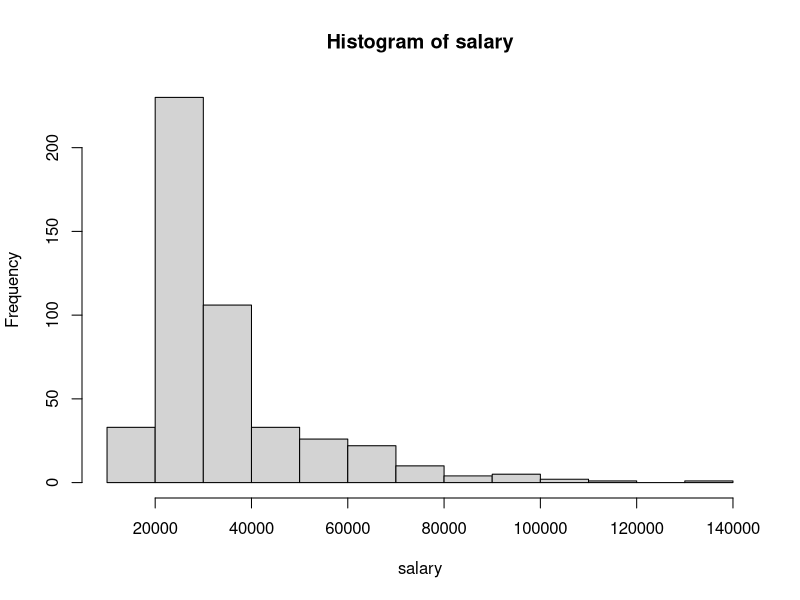
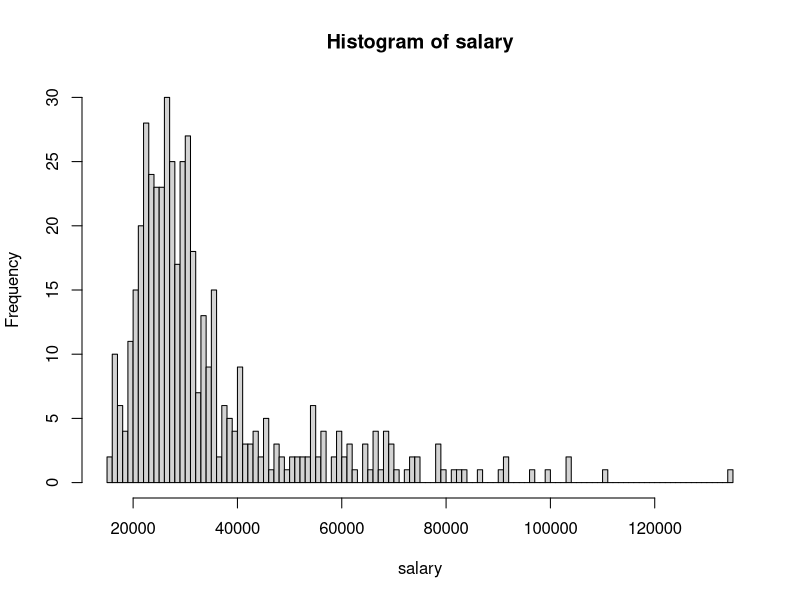
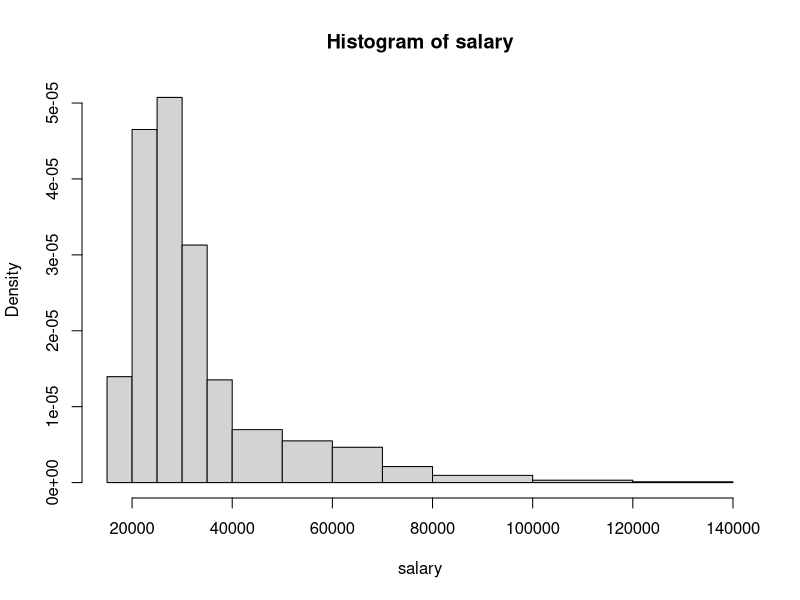
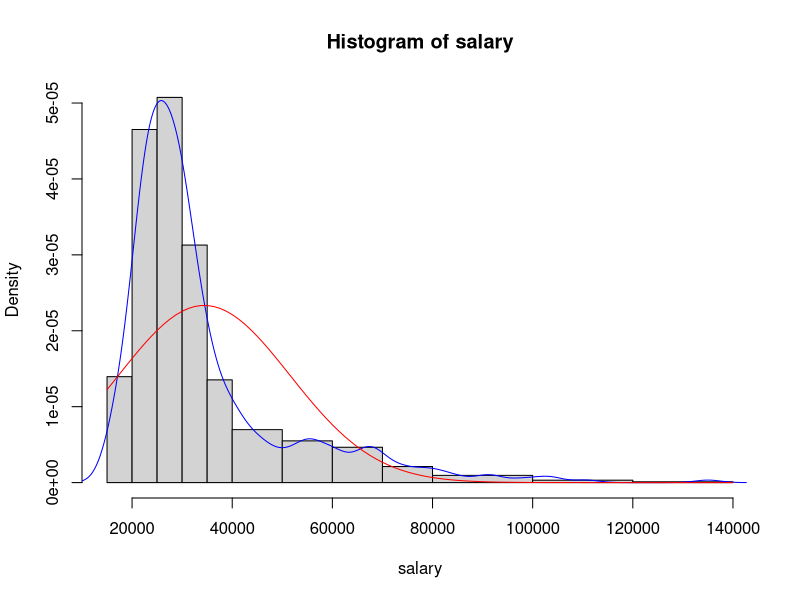
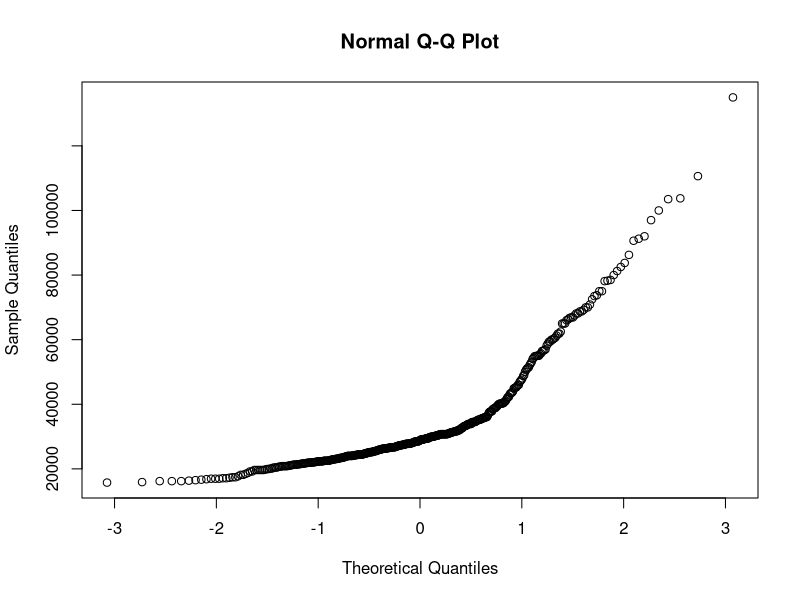
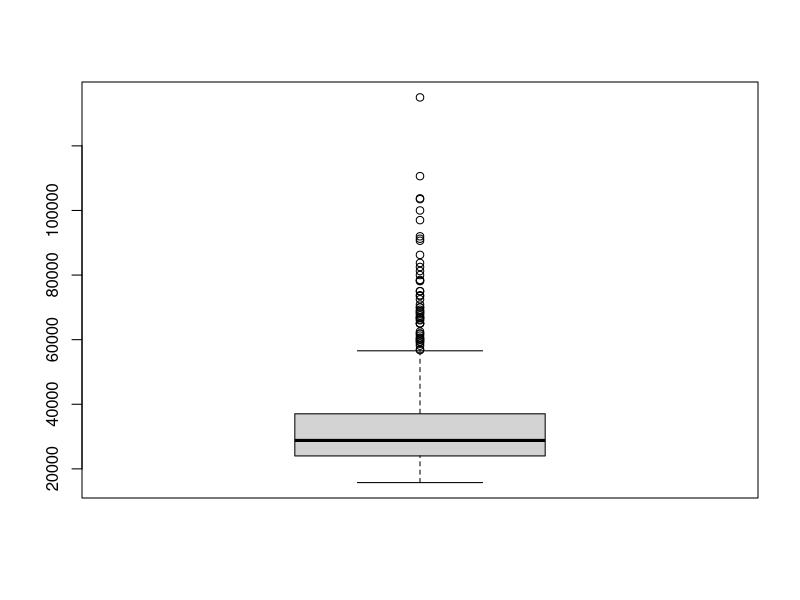
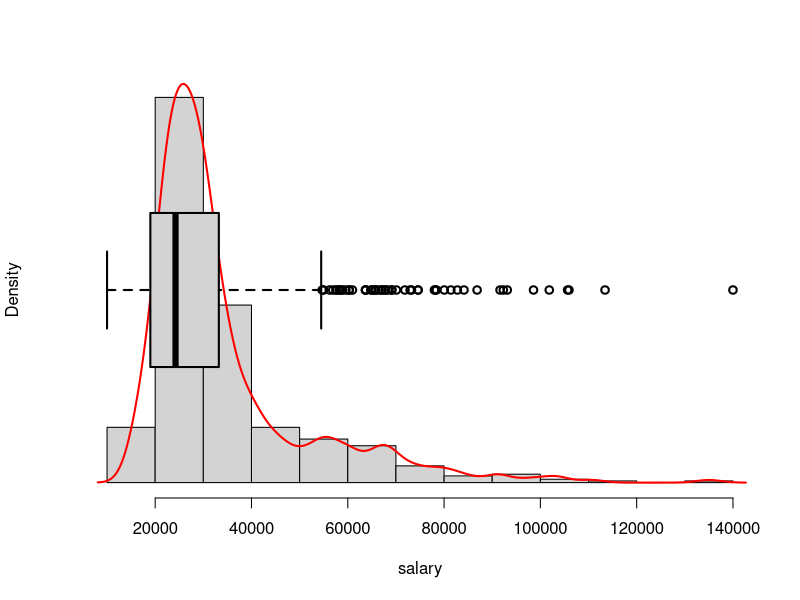
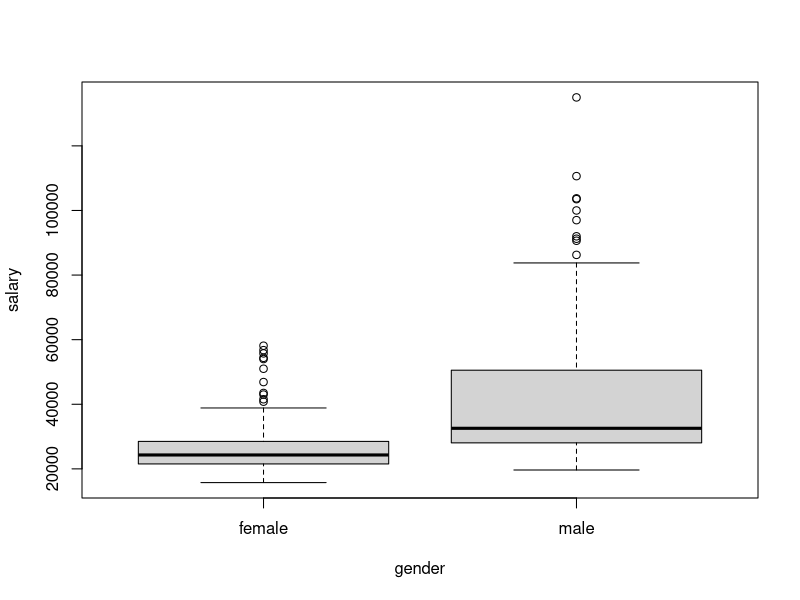

Recreate these plots in R, in order.
#
# ------------------------------------------------------------ VII ----------
#   :::::: P R A C T I C A   7 : :  :   :    :     :        :          :
# ----------------------------------------------------------------------
#
# Autor: Andrés Millán

employee <- read.table(
    "./practicas/csv/Employee.txt",
    header = TRUE,
    colClasses = c(
        "gender" = "factor",
        "jobcat" = "factor",
        "minority" = "factor"
    )
)
employee$gender <- factor(employee$gender, labels = c("female", "male"))
employee
str(employee)

attach(employee)

# --------------------------------------------------------------------------------

hist(salary)

res <- hist(salary, plot = FALSE)
res

hist(salary, breaks = 100)
# puntos de corte para intervalos con distinta amplitud
x1 <- seq(15000, 40000, by = 5000)
x2 <- seq(50000, 80000, by = 10000)
x3 <- seq(100000, 140000, by = 20000)
hist(salary, breaks = c(x1, x2, x3))

hist(salary, breaks = c(x1, x2, x3))
lines(density(salary), col = "blue")

curve(
    dnorm(x, mean = mean(salary), sd = sd(salary)),
    add = TRUE,
    col = "red"
)

# No se ajusta especialmente bien

# --------------------------------------------------------------------------------

qqnorm(salary)

ks.test(salary, pnorm, mean = mean(salary), sd = sd(salary))
shapiro.test(salary)

# --------------------------------------------------------------------------------

boxplot(salary)

summary(salary)

hist(salary, probability = TRUE, main = "", axes = FALSE)
axis(1)
lines(density(salary), col = "red", lwd = 2)
par(new = TRUE) ## Para que el próximo gráfico se superponga al anterior
boxplot(salary, horizontal = TRUE, axes = FALSE, lwd = 2)

boxplot(salary ~ gender)
boxplot(salary ~ minority)
boxplot(salary ~ jobcat)
# A continuación salario con una doble clasificación
boxplot(salary ~ gender * jobcat)

hist(startsal)
boxplot(startsal)
boxplot(salary ~ startsal)

hist(age)
boxplot(age, axes = TRUE)
boxplot(salary ~ age)

# --------------------------------------------------------------------------------

plot(startsal, salary)

mod <- lm(salary ~ startsal)
mod

plot(startsal, salary)
abline(mod, col = "blue")

# --------------------------------------------------------------------------------

plot(age, salary)

# No parece que estén relacionadas linealmente

plot(edu, salary)

# Tampoco se aprecia que haya dependencia lineal, pero podemos intentarlo

abline(lm(salary ~ edu), col = "blue")

# --------------------------------------------------------------------------------

tab <- table(jobcat)
tab

tab.fi <- prop.table(tab)
tab.fi

data.frame(tab, Freq.rel = as.numeric(tab.fi))

barplot(tab)
pie(tab)

# --------------------------------------------------------------------------------

tab <- table(gender)
tab

tab.fi <- prop.table(tab)
tab.fi

data.frame(tab, Freq.rel = as.numeric(tab.fi))
barplot(tab)
pie(tab)

# --------------------------------------------------------------------------------

tab <- table(minority)
tab

tab.fi <- prop.table(tab)
tab.fi

data.frame(tab, Freq.rel = as.numeric(tab.fi))
barplot(tab)
pie(tab)

# --------------------------------------------------------------------------------

tab2 <- table(jobcat, gender)
tab2
addmargins(tab2)

barplot(tab2)

barplot(tab2,
    legend.text = TRUE,
    args.legend = list(x = "topleft", bty = "n"),
    ylim = c(0, 300),
    density = 30,
    col = c("green", "blue", "red"),
    main = "Number of employees by gender and job category"
)

barplot(tab2,
    legend.text = TRUE,
    args.legend = list(x = "top", bty = "n"),
    density = 30,
    col = c("green", "blue", "red"),
    main = "Number of employees by gender and job category",
    beside = TRUE
)

# --------------------------------------------------------------------------------

tab2 <- table(jobcat, minority)
tab2
addmargins(tab2)

barplot(tab2)

barplot(tab2,
    legend.text = TRUE,
    args.legend = list(x = "topleft", bty = "n"),
    ylim = c(0, 500),
    density = 30,
    col = c("green", "blue", "red"),
    main = "Number of employees by gender and job category"
)

barplot(tab2,
    legend.text = TRUE,
    args.legend = list(x = "top", bty = "n"),
    ylim = c(0, 340),
    density = 30,
    col = c("green", "blue", "red"),
    main = "Number of employees by gender and job category",
    beside = TRUE
)

#
# ------------------------------------------------------ EJERCICIO PROPUESTO -----
#

airquality
attach(airquality)
table(Ozone)

# 1)
hist(Ozone, breaks = 10, freq = FALSE)

# 2)
curve(
    dnorm(x, mean = mean(Ozone, na.rm = TRUE), sd = sd(Ozone, na.rm = TRUE)),
    add = TRUE,
    col = "red"
)

# No parece que se ajuste especialmente bien. Es similar al ejercicio anterior.

# 3)
qqnorm(Ozone)
# Podemos comprobarlo con el test de shapiro:
shapiro.test(Ozone)

# 4)
boxplot(Ozone)

# Podemos ver que hay un par de outliers y que el rango intercuartil es algo elevado.
# Por el resto, no se aprecia nada especialmente importante.

# 5)
boxplot(Ozone ~ airquality$Month)

# En los meses de julio y agosto, el nivel de contaminación de Ozono es mayor.
# Por el contrario, en mayo, junio y septiembre bajan considerablemente, a excepción de unas pocas muestras que se podrían considerar outliers. Además, la desviación estándar es considerablemente baja en esos meses.

plot(Ozone, Wind)
abline(lm(Wind ~ Ozone), col = "blue")
# Podemos ver que existe una dependencia (aunque ligera) entre ambas variables: cuanto mayor es el viento, menor es la cantidad de Ozono.

plot(Ozone, Temp)
abline(lm(Temp ~ Ozone), col = "blue")
# Algo similar pasa con la temperatura. Sin embargo, el tipo de ajuste no parece ser lineal, sino logarítmico.